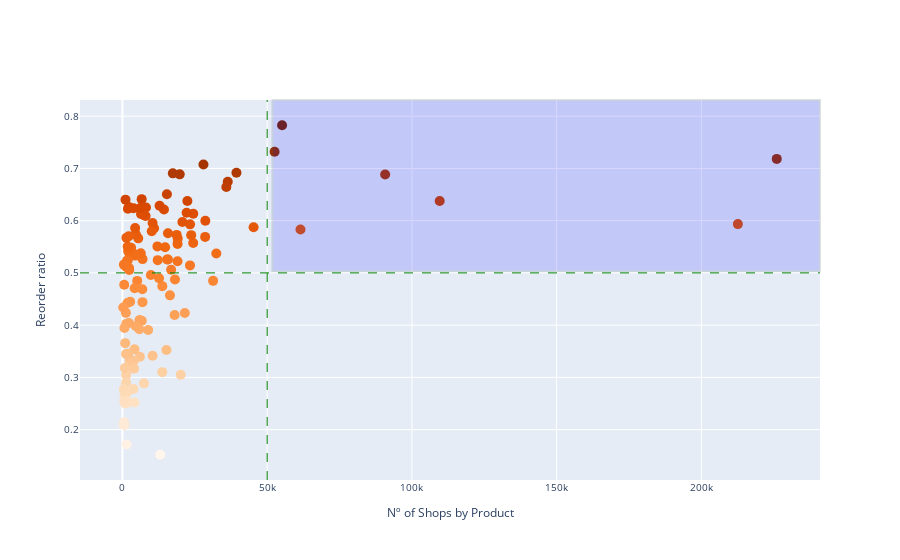

Notebook code for this chart:
### Code cell
fig = go.Figure(data=go.Scatter( x=Q6_products["Number of sells"], y=Q6_products['Reorder Ratio by product'],
                                mode='markers',
                                marker_color=Q6_products['Reorder Ratio by product'],
                                marker=dict(size=10,color=list(Q6_products['Reorder Ratio by product']), #set color equal to a variable
                                colorscale='Oranges', # one of plotly 
                                showscale=False),
                                text=Q6_products['product_name']))
fig.add_vline(x=50000, line_width=1, line_dash="dash", line_color="green")
fig.add_hline(y=0.5, line_width=1, line_dash="dash", line_color="green")

# fig.add_vrect(x0=50000, x1=300000, line_width=0, fillcolor="red", opacity=0.1)
fig.update_layout(
    xaxis=dict(domain=[0, 1]), yaxis=dict(domain=[0, 1]),
    xaxis_title="Nº of Shops by Product",
    yaxis_title="Reorder ratio",
    legend_title="Legend Title",
    font=dict(
#         family="Courier New, monospace",
        size=10,
#         color="RebeccaPurple"
    ))
fig.add_shape(type="rect",
    xref="x domain", yref="y domain",
    x0=0.26, x1=1, y0=0.55, y1=1, fillcolor="blue",opacity=0.15
)
fig.show()
pio.write_image(fig, 'Number of purchses Vs Reorder Ratio.png', format="png", scale=35, width=500, height=400)
# pio.write_image(fig, 'Reorder ratio vs Number of purchased sells.png', format="png", scale=15, width=1000, height=800)

### Figure 1 — Plotly figure (JSON) as saved in the notebook; plotly's stock layout.template omitted (floating-point values rounded to 4 significant figures; data arrays with more than 128 entries replaced by an {"elided": "..."} marker saying what was removed)
{"data": [{"marker": {"color": {"elided": "133 float values"}, "colorscale": [[0, "rgb(255,245,235)"], [0.125, "rgb(254,230,206)"], [0.25, "rgb(253,208,162)"], [0.375, "rgb(253,174,107)"], [0.5, "rgb(253,141,60)"], [0.625, "rgb(241,105,19)"], [0.75, "rgb(217,72,1)"], [0.875, "rgb(166,54,3)"], [1, "rgb(127,39,4)"]], "showscale": false, "size": 10}, "mode": "markers", "text": {"elided": "133 str values"}, "type": "scatter", "x": {"elided": "133 int values"}, "y": {"elided": "133 float values"}}], "layout": {"font": {"size": 10}, "legend": {"title": {"text": "Legend Title"}}, "shapes": [{"line": {"color": "green", "dash": "dash", "width": 1}, "type": "line", "x0": 50000, "x1": 50000, "xref": "x", "y0": 0, "y1": 1, "yref": "y domain"}, {"line": {"color": "green", "dash": "dash", "width": 1}, "type": "line", "x0": 0, "x1": 1, "xref": "x domain", "y0": 0.5, "y1": 0.5, "yref": "y"}, {"fillcolor": "blue", "opacity": 0.15, "type": "rect", "x0": 0.26, "x1": 1, "xref": "x domain", "y0": 0.55, "y1": 1, "yref": "y domain"}], "xaxis": {"domain": [0, 1], "title": {"text": "Nº of Shops by Product"}}, "yaxis": {"domain": [0, 1], "title": {"text": "Reorder ratio"}}}}
